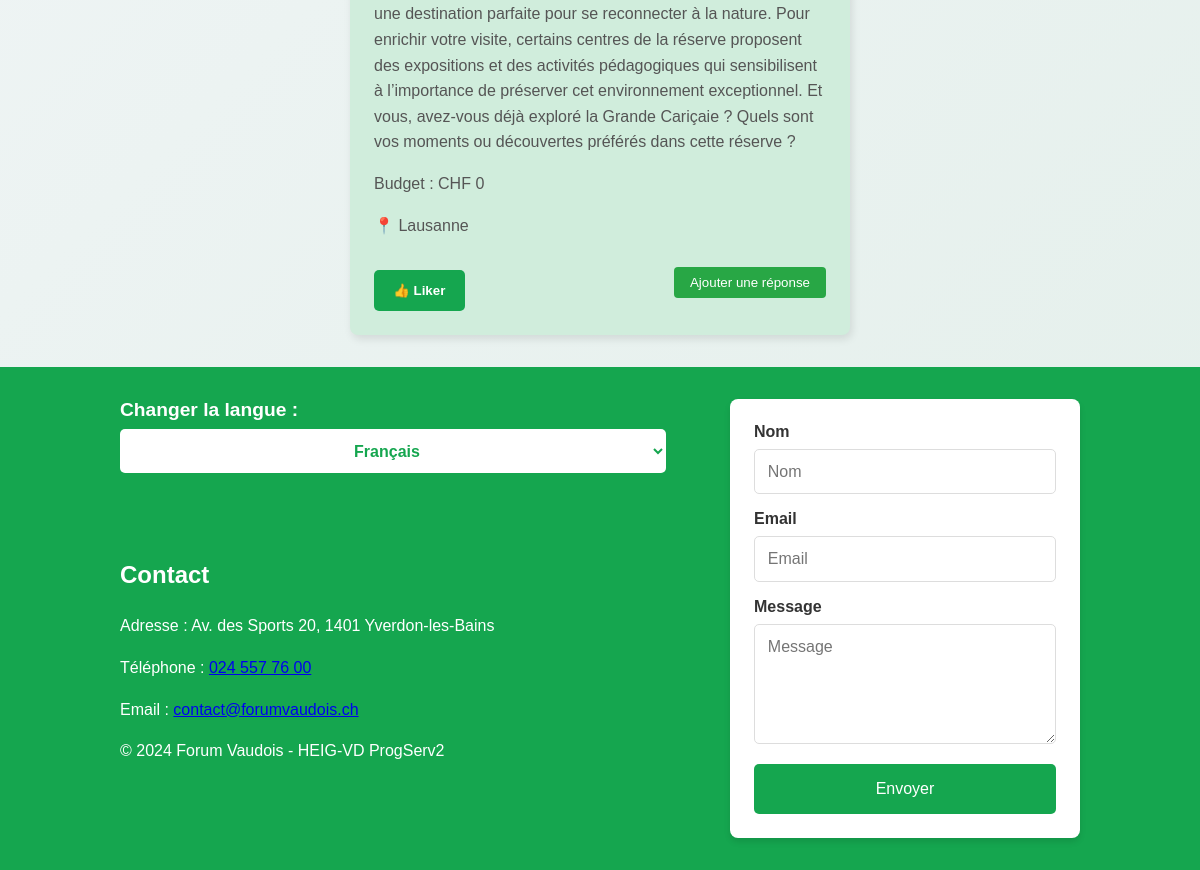
The app's page /pages/news.php (lower part), older data.
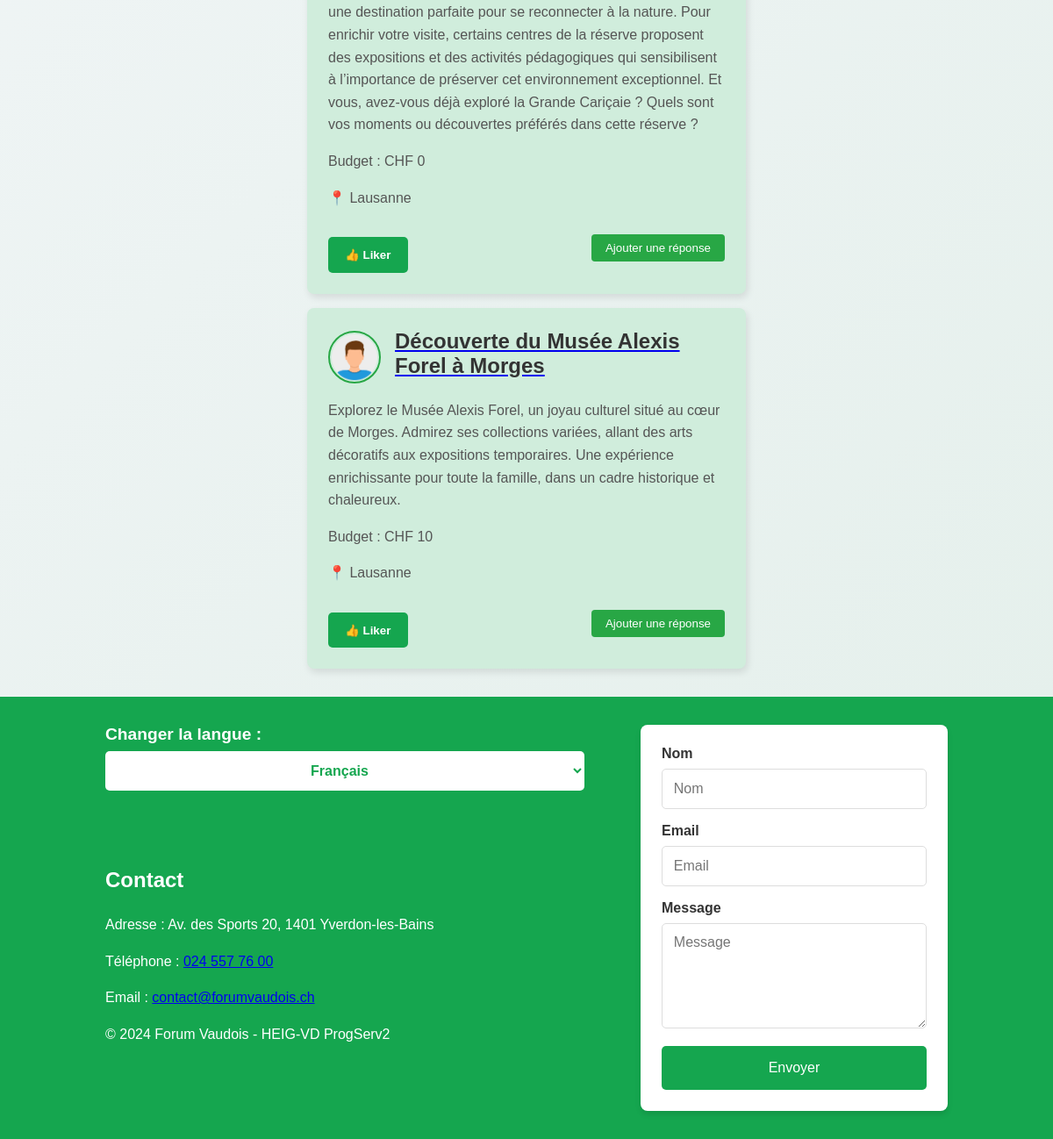
The same page, newer data.
### tables this page shows
CREATE TABLE Post (
    id INTEGER PRIMARY KEY AUTOINCREMENT,
    id_user INTEGER NOT NULL,
    id_city INTEGER NOT NULL,
    id_category INTEGER NOT NULL,
    title TEXT NOT NULL,
    text TEXT NOT NULL,
    budget REAL,
    address TEXT,
    created_at DATETIME DEFAULT CURRENT_TIMESTAMP,
    last_update DATETIME DEFAULT CURRENT_TIMESTAMP,
    FOREIGN KEY (id_user) REFERENCES User(id) ON DELETE CASCADE,
    FOREIGN KEY (id_city) REFERENCES City(id),
    FOREIGN KEY (id_category) REFERENCES Category(id)
);

### src/CRUDManager/DbManagerCRUD.php (called while the page is built, shortened)
<?php
class DbManagerCRUD implements I_ApiCRUD
{
    private $db;
    public function __construct()
    {
        $config = parse_ini_file(__DIR__ . '/../../config/db.ini');
        $basePath = dirname(__DIR__, 2);
        $dsn = str_replace('%BASE_PATH%', $basePath, $config['dsn']);
        $username = $config['username'];
        $password = $config['password'];
        $this->db = new \PDO($dsn, $username, $password);
    }
    public function showPosts(): array
    {
        $sql = "SELECT * FROM post";
        $stmt = $this->db->query($sql);
        $posts = [];
        while ($row = $stmt->fetch(\PDO::FETCH_ASSOC)) {
            try {
                $posts[] = new Post(
                    $row['title'] ?? 'Titre par défaut',
                    $row['text'] ?? 'Contenu par défaut',
                    $row['budget'] ?? 0,
                    $row['author'] ?? 1,
                    $row['city'] ?? 1,
                    $row['category'] ?? 1,
                    isset($row['created_at']) ? new DateTime($row['created_at']) : new DateTime(),
                    isset($row['last_update']) ? new DateTime($row['last_update']) : new DateTime(),
                    $row['id'] ?? 0,
                    $row['address'] ?? 'Adresse par défaut'
                );
            } catch (\Exception $e) {
                error_log("Erreur lors de la création du Post : " . $e->getMessage());
            }
        }
        return $posts;
    }
}

### src/Entity/Post.php (called while the page is built, shortened)
<?php
class Post
{
    private int $id;
    private string $title;
    private string $text;
    private int $budget;
    private int $city;
    public function __construct(string $title, string $text, int $budget, int $author, int $city, int $category, DateTime $created_at, DateTime $last_update, int $id = 0, string $address = "")
    {
        $this->id = $id;
    }
    public function getId(): int
    {
        return $this->id;
    }
    public function setTitle(string $title): void
    {
        $this->title = htmlspecialchars($title);
    }
    public function getTitle(): string
    {
        return $this->title;
    }
    public function setText(string $text): void
    {
        $this->text = htmlspecialchars($text);
    }
    public function getText(): string
    {
        return $this->text;
    }
    public function setBudget(int $budget)
    {
        $this->budget = $budget;
    }
    public function getBudget(): int
    {
        return $this->budget;
    }
    public function setCity(int $city): void
    {
        $this->city = $city;
    }
    public function getCity(): int
    {
        return $this->city;
    }
}

### src/Entity/City.php (called while the page is built, shortened)
<?php
class City
{
    private $cityName;
    public function setCityName(string $cityName)
    {
        $options = "/^.{1,50}$/";
        $this->cityName = htmlspecialchars($cityName);
    }
    public function getCityName(): string
    {
        return $this->cityName;
    }
    public static function getCityById(int $id): City
    {
        $cityData = [
            1 => "Lausanne",
            3 => "Yverdon-les-Bains",
            2 => "Montreux",
            4 => "Vevey",
            5 => "Nyon",
            7 => "Renens",
            6 => "Morges"
        ];
        return new City($cityData[$id], $id);
    }
}

### lang/lang_func.php (called while the page is built, shortened)
<?php
if (!function_exists('t')) {
    function t($key)
    {
        $language = getLanguage();
        $path = __DIR__ . DIRECTORY_SEPARATOR . "dictionaries" . DIRECTORY_SEPARATOR;
        $langFile = $path . "{$language}.php";
        $dictionary = require $langFile;
        return (array_key_exists($key, $dictionary))
            ? $dictionary[$key]
            : "[{$key}]";
    }
}
if (!function_exists('getLanguage')) {
    function getLanguage($defaultLanguage = 'fr')
    {
        $language = null;
        if (isset($_GET['lang'])) {
            $language = $_GET['lang'];
        } elseif (isset($_SESSION['LANG'])) {
            $language = $_SESSION['LANG'];
        } else {
            $language = getLanguageFromBrowser($defaultLanguage);
        }
        return $language;
    }
}
if (!function_exists('getSupportedLanguages')) {
    function getSupportedLanguages()
    {
        $path = __DIR__ . DIRECTORY_SEPARATOR . "dictionaries" . DIRECTORY_SEPARATOR;
        $files = glob($path . "*.php");
        $languages = [];
        foreach ($files as $file) {
            $languages[] = pathinfo($file, PATHINFO_FILENAME);
        }
        return $languages;
    }
}

### pages/news.php (the view, shortened to what the changed rows need)
<?php
require_once __DIR__ . '/../lang/lang_func.php';
$categoryName = isset($_GET['category']) ? htmlspecialchars($_GET['category']) : 'all';
$categories = [
    'food' => 1,
    'activity' => 2,
    'nature' => 3,
    'culture' => 4,
    'all' => 0,
];
if (!array_key_exists($categoryName, $categories)) {
    die("Catégorie invalide ou non spécifiée.");
} else {
    try {
        $dbManager = new DbManagerCRUD();
        $posts = [];
        if ($categoryName == "all")
            $posts = $dbManager->showPosts();
        else
            $posts = $dbManager->getPostsByCategory($categories[$categoryName]);
    } catch (Exception $e) {
        echo "Erreur lors de la récupération du post : " . $e->getMessage();
        exit;
    }
}
$filteredPosts = $categoryName === 'all' ? $posts : array_filter($posts, function ($post) use ($categories, $categoryName) {
    return $post->getCategory() === $categories[$categoryName];
});
?>
<!DOCTYPE html>
<html lang="en">
<head>
    <link rel="stylesheet" href="../assets/css/style.css?v=<?= time(); ?>">
</head>
<body>
    <div class="wrapper">
        <?php include '../components/header.php'; ?>
        <main class="news-feed">
            <div class="posts-container">
                <?php if (!empty($filteredPosts)): ?>
                    <?php foreach ($filteredPosts as $post): ?>
                        <div class="post-card">
                            <div class="post-header">
                                <img src="../assets/images/user-avatar.png" alt="Auteur" class="post-avatar">
                                <a href="postDetails.php?id_post=<?php echo $post->getId(); ?>">
                                    <h2><?= htmlspecialchars($post->getTitle()); ?></h2>
                                </a>
                            </div>
                            <p class="post-content"><?= htmlspecialchars($post->getText()); ?></p>
                            <p class="post-budget">Budget : CHF <?= htmlspecialchars($post->getBudget()); ?></p>
                            <p class="post-location">
                                📍 <?= htmlspecialchars(City::getCityById($post->getCity())->getCityName()); ?>
                            </p>
                            <div class="post-footer">
                                <form method="post" action="likePost.php">
                                    <button type="submit" class="like-button">👍 Liker</button>
                                </form>
                                <button class="btn-response"><?= t('news_add_response'); ?></button>
                            </div>
                        </div>
                    <?php endforeach; ?>
                <?php else: ?>
                    <p><?= t('news_no_posts'); ?></p>
                <?php endif; ?>
            </div>
            <link rel="stylesheet" href="./assets/css/style.css?v=<?= time(); ?>">
        </main>
    </div>
</body>
</html>

Row changes from the older to the newer data that the page shows:
added post: title "Découverte du Musée Alexis Forel à Morges", text "Explorez le Musée Alexis Forel, un joyau culturel situé au cœur de Morges. Admirez ses collections variées, allant des arts décoratifs aux expositions temporaires. Une expérience enrichissante pour toute la famille, dans un cadre historique et chaleureux.", budget "10", CityName "Lausanne"
